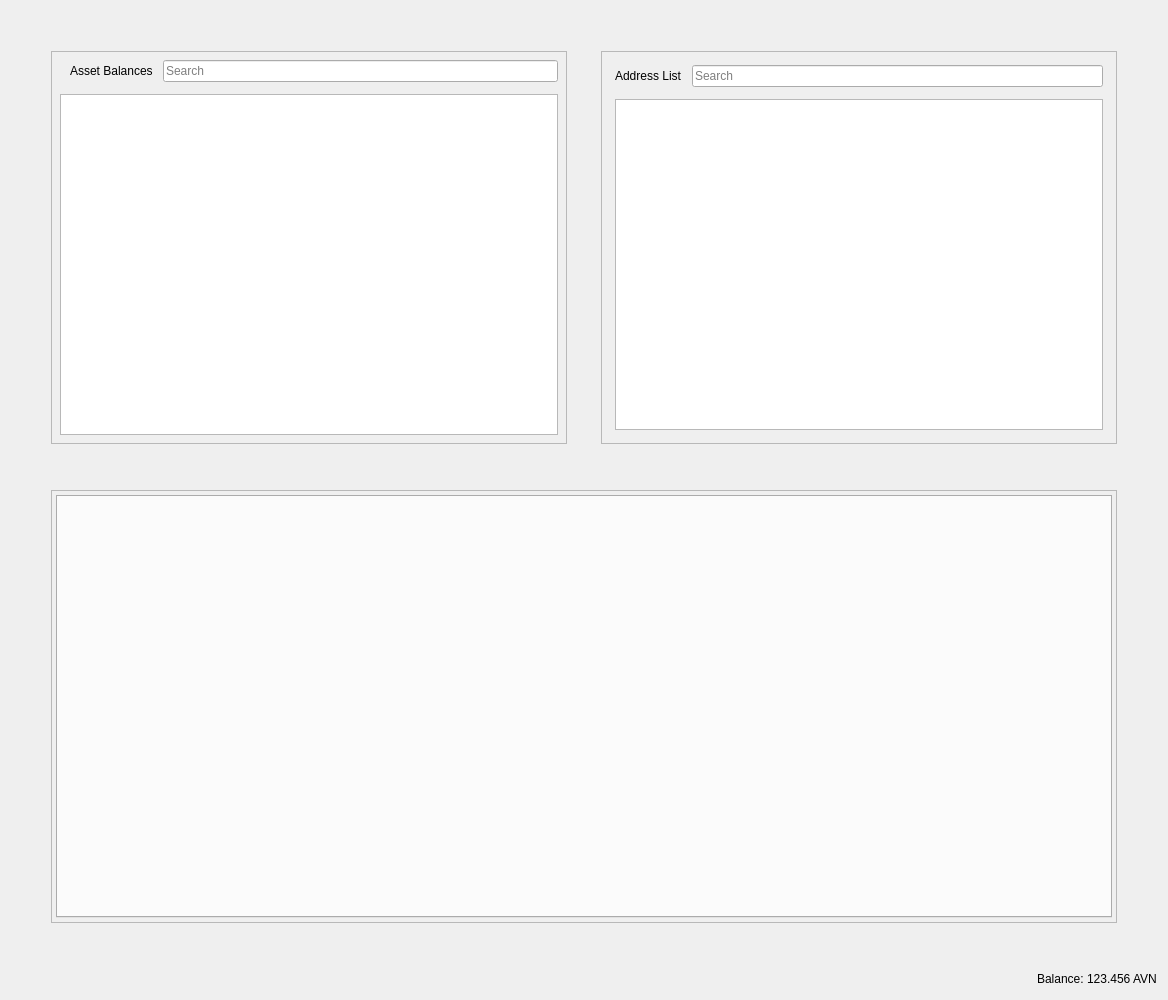
<?xml version="1.0" encoding="UTF-8"?>
<ui version="4.0">
 <class>RestrictedAssetsDialog</class>
 <widget class="QDialog" name="RestrictedAssetsDialog">
  <property name="geometry">
   <rect>
    <x>0</x>
    <y>0</y>
    <width>1168</width>
    <height>1000</height>
   </rect>
  </property>
  <property name="windowTitle">
   <string>Send Coins</string>
  </property>
  <layout class="QVBoxLayout" name="verticalLayout">
   <item>
    <layout class="QHBoxLayout" name="horizontalLayout">
     <property name="spacing">
      <number>34</number>
     </property>
     <property name="leftMargin">
      <number>40</number>
     </property>
     <property name="topMargin">
      <number>40</number>
     </property>
     <property name="rightMargin">
      <number>40</number>
     </property>
     <property name="bottomMargin">
      <number>40</number>
     </property>
     <item>
      <widget class="QFrame" name="frameAssetBalance">
       <property name="frameShape">
        <enum>QFrame::StyledPanel</enum>
       </property>
       <property name="frameShadow">
        <enum>QFrame::Raised</enum>
       </property>
       <layout class="QVBoxLayout" name="verticalLayout_7">
        <property name="spacing">
         <number>12</number>
        </property>
        <property name="leftMargin">
         <number>4</number>
        </property>
        <property name="topMargin">
         <number>4</number>
        </property>
        <property name="rightMargin">
         <number>4</number>
        </property>
        <property name="bottomMargin">
         <number>4</number>
        </property>
        <item>
         <layout class="QVBoxLayout" name="verticalLayout_4">
          <property name="spacing">
           <number>12</number>
          </property>
          <property name="leftMargin">
           <number>4</number>
          </property>
          <property name="topMargin">
           <number>4</number>
          </property>
          <property name="rightMargin">
           <number>4</number>
          </property>
          <property name="bottomMargin">
           <number>4</number>
          </property>
          <item>
           <layout class="QHBoxLayout" name="horizontalLayout_8">
            <property name="spacing">
             <number>10</number>
            </property>
            <property name="leftMargin">
             <number>10</number>
            </property>
            <item>
             <widget class="QLabel" name="labelAssetBalance">
              <property name="text">
               <string>Asset Balances</string>
              </property>
             </widget>
            </item>
            <item>
             <widget class="QLineEdit" name="lineEditAssetSearch">
              <property name="placeholderText">
               <string>Search</string>
              </property>
             </widget>
            </item>
           </layout>
          </item>
          <item>
           <widget class="QTableView" name="listAssets"/>
          </item>
         </layout>
        </item>
       </layout>
      </widget>
     </item>
     <item>
      <widget class="QFrame" name="frameAddressList">
       <property name="frameShape">
        <enum>QFrame::StyledPanel</enum>
       </property>
       <property name="frameShadow">
        <enum>QFrame::Raised</enum>
       </property>
       <layout class="QVBoxLayout" name="verticalLayout_10">
        <property name="spacing">
         <number>12</number>
        </property>
        <item>
         <layout class="QVBoxLayout" name="verticalLayout_9">
          <property name="spacing">
           <number>12</number>
          </property>
          <property name="leftMargin">
           <number>4</number>
          </property>
          <property name="topMargin">
           <number>4</number>
          </property>
          <property name="rightMargin">
           <number>4</number>
          </property>
          <property name="bottomMargin">
           <number>4</number>
          </property>
          <item>
           <layout class="QHBoxLayout" name="horizontalLayout_9">
            <property name="spacing">
             <number>10</number>
            </property>
            <property name="leftMargin">
             <number>0</number>
            </property>
            <property name="topMargin">
             <number>0</number>
            </property>
            <property name="rightMargin">
             <number>0</number>
            </property>
            <property name="bottomMargin">
             <number>0</number>
            </property>
            <item>
             <widget class="QLabel" name="labelAddressList">
              <property name="text">
               <string>Address List</string>
              </property>
             </widget>
            </item>
            <item>
             <widget class="QLineEdit" name="lineEditAddressSearch">
              <property name="placeholderText">
               <string>Search</string>
              </property>
             </widget>
            </item>
           </layout>
          </item>
          <item>
           <widget class="QTableView" name="myAddressList"/>
          </item>
         </layout>
        </item>
       </layout>
      </widget>
     </item>
    </layout>
   </item>
   <item>
    <layout class="QHBoxLayout" name="horizontalLayout_4">
     <property name="spacing">
      <number>34</number>
     </property>
     <property name="leftMargin">
      <number>40</number>
     </property>
     <property name="topMargin">
      <number>0</number>
     </property>
     <property name="rightMargin">
      <number>40</number>
     </property>
     <property name="bottomMargin">
      <number>40</number>
     </property>
     <item>
      <widget class="QFrame" name="tabFrame">
       <property name="frameShape">
        <enum>QFrame::StyledPanel</enum>
       </property>
       <property name="frameShadow">
        <enum>QFrame::Raised</enum>
       </property>
       <layout class="QVBoxLayout" name="verticalLayout_8">
        <property name="spacing">
         <number>12</number>
        </property>
        <property name="leftMargin">
         <number>4</number>
        </property>
        <property name="topMargin">
         <number>4</number>
        </property>
        <property name="rightMargin">
         <number>4</number>
        </property>
        <property name="bottomMargin">
         <number>4</number>
        </property>
        <item>
         <widget class="QTabWidget" name="tabWidget">
          <property name="tabPosition">
           <enum>QTabWidget::North</enum>
          </property>
          <property name="tabShape">
           <enum>QTabWidget::Rounded</enum>
          </property>
          <property name="currentIndex">
           <number>-1</number>
          </property>
          <property name="elideMode">
           <enum>Qt::ElideNone</enum>
          </property>
         </widget>
        </item>
       </layout>
      </widget>
     </item>
    </layout>
   </item>
   <item>
    <layout class="QHBoxLayout" name="horizontalLayout_2">
     <property name="spacing">
      <number>3</number>
     </property>
     <item>
      <spacer name="horizontalSpacer">
       <property name="orientation">
        <enum>Qt::Horizontal</enum>
       </property>
       <property name="sizeHint" stdset="0">
        <size>
         <width>40</width>
         <height>20</height>
        </size>
       </property>
      </spacer>
     </item>
     <item alignment="Qt::AlignRight">
      <widget class="QLabel" name="label">
       <property name="sizePolicy">
        <sizepolicy hsizetype="Preferred" vsizetype="Fixed">
         <horstretch>0</horstretch>
         <verstretch>0</verstretch>
        </sizepolicy>
       </property>
       <property name="text">
        <string>Balance:</string>
       </property>
      </widget>
     </item>
     <item alignment="Qt::AlignRight">
      <widget class="QLabel" name="labelBalance">
       <property name="sizePolicy">
        <sizepolicy hsizetype="Preferred" vsizetype="Fixed">
         <horstretch>0</horstretch>
         <verstretch>0</verstretch>
        </sizepolicy>
       </property>
       <property name="cursor">
        <cursorShape>IBeamCursor</cursorShape>
       </property>
       <property name="text">
        <string notr="true">123.456 AVN</string>
       </property>
       <property name="textInteractionFlags">
        <set>Qt::LinksAccessibleByMouse|Qt::TextSelectableByKeyboard|Qt::TextSelectableByMouse</set>
       </property>
      </widget>
     </item>
    </layout>
   </item>
  </layout>
 </widget>
 <resources>
  <include location="../meowcoin.qrc"/>
 </resources>
 <connections/>
</ui>
